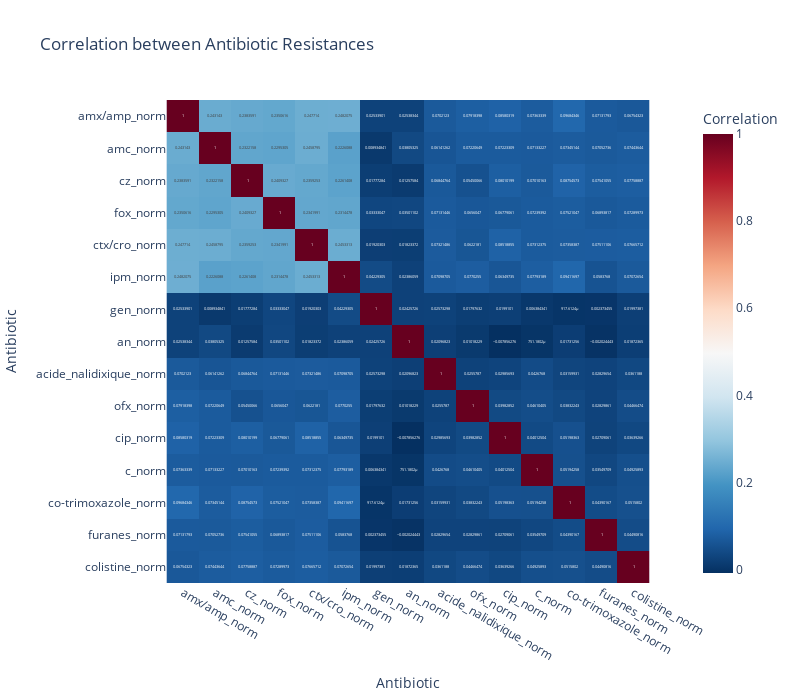

The notebook cell this image was saved under:
### Code cell
corr = CLEAN_BACTERIA_RESISTANCE_DF[ab_cols].replace({'R': 0, 'S': 1}).corr()

fig = px.imshow(
    corr,
    text_auto=True,                
    color_continuous_scale='RdBu_r',
    title='Correlation between Antibiotic Resistances',
    labels=dict(x="Antibiotic", y="Antibiotic", color="Correlation")
)

fig.update_layout(width=800, height=700)
fig.show()

### Figure 1 — Plotly figure (JSON) as saved in the notebook; plotly's stock layout.template omitted (floating-point values rounded to 4 significant figures; data arrays with more than 128 entries replaced by an {"elided": "..."} marker saying what was removed)
{"data": [{"coloraxis": "coloraxis", "hovertemplate": "Antibiotic: %{x}<br>Antibiotic: %{y}<br>Correlation: %{z}<extra></extra>", "name": "0", "texttemplate": "%{z}", "type": "heatmap", "x": ["amx/amp_norm", "amc_norm", "cz_norm", "fox_norm", "ctx/cro_norm", "ipm_norm", "gen_norm", "an_norm", "acide_nalidixique_norm", "ofx_norm", "cip_norm", "c_norm", "co-trimoxazole_norm", "furanes_norm", "colistine_norm"], "xaxis": "x", "y": ["amx/amp_norm", "amc_norm", "cz_norm", "fox_norm", "ctx/cro_norm", "ipm_norm", "gen_norm", "an_norm", "acide_nalidixique_norm", "ofx_norm", "cip_norm", "c_norm", "co-trimoxazole_norm", "furanes_norm", "colistine_norm"], "yaxis": "y", "z": {"elided": "15x15 float values"}}], "layout": {"coloraxis": {"colorbar": {"title": {"text": "Correlation"}}, "colorscale": [[0, "rgb(5,48,97)"], [0.1, "rgb(33,102,172)"], [0.2, "rgb(67,147,195)"], [0.3, "rgb(146,197,222)"], [0.4, "rgb(209,229,240)"], [0.5, "rgb(247,247,247)"], [0.6, "rgb(253,219,199)"], [0.7, "rgb(244,165,130)"], [0.8, "rgb(214,96,77)"], [0.9, "rgb(178,24,43)"], [1, "rgb(103,0,31)"]]}, "height": 700, "title": {"text": "Correlation between Antibiotic Resistances"}, "width": 800, "xaxis": {"anchor": "y", "constrain": "domain", "domain": [0, 1], "scaleanchor": "y", "title": {"text": "Antibiotic"}}, "yaxis": {"anchor": "x", "autorange": "reversed", "constrain": "domain", "domain": [0, 1], "title": {"text": "Antibiotic"}}}}
